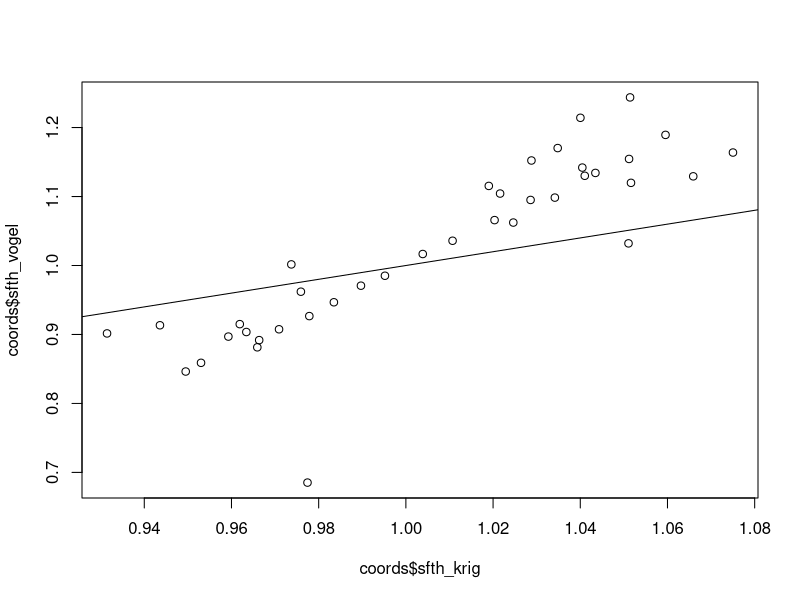
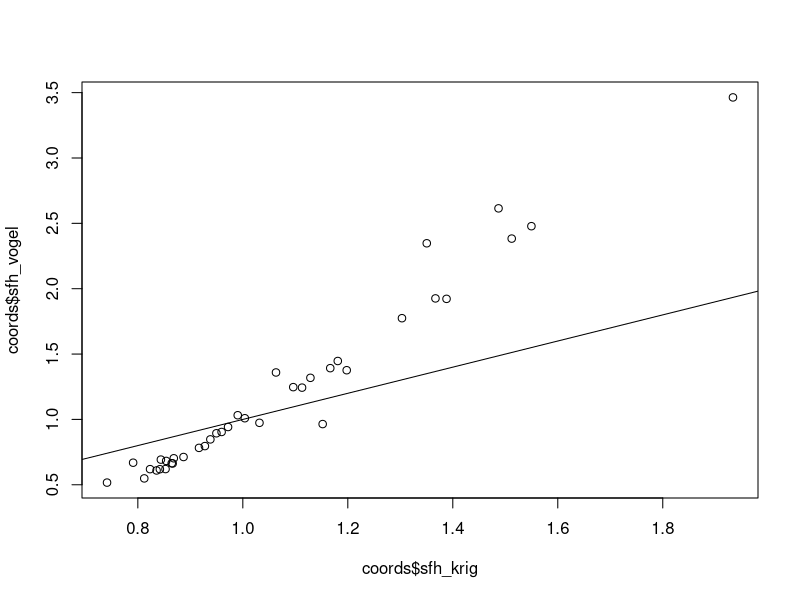

R code for these plots, in order: (Note: this script raises an error after producing the figures.)
# Checking the scaling factor implementation in HYDRUS vs measured data
# Hypothesis: HYDRUS takes the water retention characteristic curve and multiplies it by the 
# given scaling factor at each node


coords<-read.csv('measurement coords.csv')
coords<-coords[84:121,] # isolate the 2016 lab data
coords$y<-coords$y-200 # subtract the additional 200cm added on for the SGEMs grids

coords$sfth_krig<-c(1.02161000000000, 1.03482000000000,0.973729000000000,0.977854000000000,
              1.05142000000000,	0.943594000000000,	0.983486000000000,	1.05119000000000,
              0.959287000000000,	1.04103000000000,	0.931459000000000,	1.02880000000000,
              1.04003000000000,	1.00387000000000,	1.02464000000000,	1.02860000000000,
              1.01902000000000,	0.989695000000000,	1.05955000000000,	1.03417000000000,
              1.07502000000000,	0.966352000000000,	1.01071000000000,	1.04347000000000,
              0.977435000000000,	1.02034000000000,	0.949503000000000,	1.05106000000000,
              0.995198000000000,	0.975919000000000,	0.970909000000000,	1.05163000000000,
              0.961903000000000,	1.06591000000000,	0.953016000000000,	0.963409000000000,
              0.965926000000000,	1.04047000000000)

coords$sfh_krig<-c(0.864576000000000,	0.971884000000000,	1.15210000000000,	1.12877000000000,
              0.823303000000000,	1.06321000000000,	1.18090000000000,	0.741335000000000,
              1.16657000000000,	0.852764000000000,	1.48712000000000,	0.868481000000000,
              0.927758000000000,	1.93374000000000,	0.990300000000000,	0.959574000000000,
              0.949698000000000,	1.09608000000000,	0.853971000000000,	0.916532000000000,
              0.791040000000000,	1.00380000000000,	0.835697000000000,	0.866337000000000,
              1.35042000000000,	0.887041000000000,	1.51224000000000,	1.30318000000000,
              1.03171000000000,	1.36698000000000,	0.938159000000000,	0.812241000000000,
              1.11283000000000,	0.843895000000000,	1.38808000000000,	1.19791000000000,
              1.54977000000000,	0.841974000000000)

coords$sfh_vogel<-c(0.664791945,	0.941863153,	0.964412213,	1.318137591,
                    0.619504417,	1.359149591,	1.446932672,	0.516634581,
                    1.39212071,	0.62014785,	2.614735484,	0.702628174,
                    0.795913806,	3.463557222,	1.031979976,	0.903913134,
                    0.893949708,	1.246916297,	0.682502453,	0.782260968,
                    0.668872188,	1.009042895,	0.609476426,	0.662947291,
                    2.347521265,	0.71236146,	2.383373351,	1.774330318,
                    0.973936319,	1.92580363,	0.847205593,	0.548736209,
                    1.243192025,	0.692536696,	1.922392978,	1.376337298,
                    2.478293116,	0.618971006)


coords$sfth_vogel<-c(1.104308745,	1.170248054,	1.001577179,	0.926627252,
                     1.243707086,	0.913310107,	0.9466684,	1.154476426,
                     0.896913658,	1.130071848,	0.901498279,	1.152239729,
                     1.214144612,	1.016658458,	1.06225836,	1.095029349,
                     1.115358191,	0.970706536,	1.189366655,	1.098426688,
                     1.163780261,	0.89178016,	1.035868102,	1.134205209,
                     0.685208138,	1.065793488,	0.846258959,	1.032072897,
                     0.985123895,	0.961996509,	0.907503737,	1.119841506,
                     0.914963931,	1.129267592,	0.858878943,	0.903556414,
                     0.881364378,	1.141957675)


#check scaling factors for bias
plot(coords$sfth_krig,coords$sfth_vogel)
abline(0,1)
plot(coords$sfh_krig,coords$sfh_vogel)
abline(0,1)


coords$sfth_vogel<-c(1.104308745,	1.170248054,	1.001577179,	0.926627252,
                     1.243707086,	0.913310107,	0.9466684,	1.154476426,
                     0.896913658,	1.130071848,	0.901498279,	1.152239729,
                     1.214144612,	1.016658458,	1.06225836,	1.095029349,
                     1.115358191,	0.970706536,	1.189366655,	1.098426688,
                     1.163780261,	0.89178016,	1.035868102,	1.134205209,
                     0.685208138,	1.065793488,	0.846258959,	1.032072897,
                     0.985123895,	0.961996509,	0.907503737,	1.119841506,
                     0.914963931,	1.129267592,	0.858878943,	0.903556414,
                     0.881364378,	1.141957675)



h.sc<-list()
th.sc<-list()
for (i in 1:dim(coords)[1]){
  h.sc[[i]]<-h*coords$sfh[i]
  th.sc[[i]]<-th.h*coords$sfth[i]
}

plot(log10(h),th.h,ylim=c(0,0.45))
for (i in 1:dim(coords)[1]){
  lines(log10(h.sc[[i]]),th.sc[[i]], col="red")
}
points(log10(h),th.h)

ref.curve<-c(7.52E-8,0.3866,8.1052E-4,1.3723) #thr ths alpha n
h=seq(from=0, to=100000, by=10)

th.h=(1/(1+(ref.curve[3]*h)^ref.curve[4])^(1-1/ref.curve[4])) *((ref.curve[2]-ref.curve[1])+ref.curve[1])

h.sc<-list()
th.sc<-list()
for (i in 1:dim(coords)[1]){
  h.sc[[i]]<-h*coords$sfh[i]
  th.sc[[i]]<-th.h*coords$sfth[i]
}

plot(log10(h),th.h,ylim=c(0,0.45))
for (i in 1:dim(coords)[1]){
  lines(log10(h.sc[[i]]),th.sc[[i]], col="red")
}
points(log10(h),th.h)



